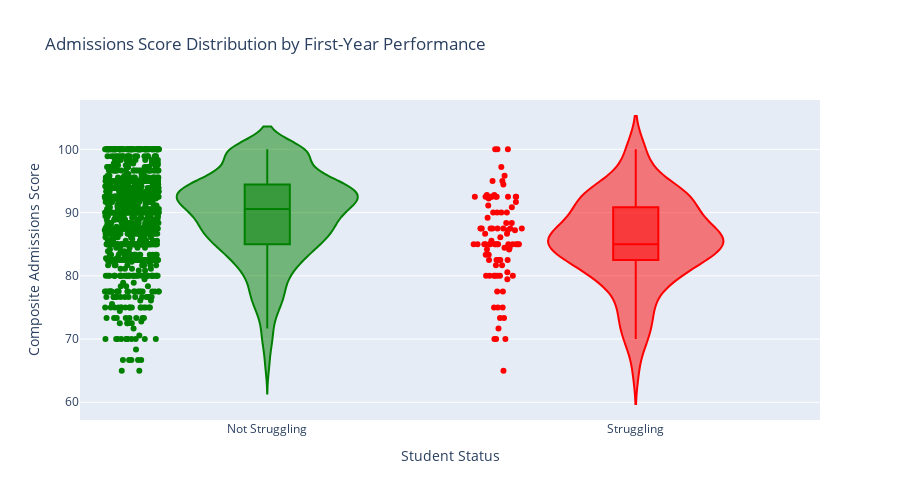

Notebook cell for this chart:
### Code cell
# Visualization 3: Admissions Scores vs First-Year Performance
fig = px.violin(
    q1_data,
    x='struggling_y1',
    y='composite_score',
    title='Admissions Score Distribution by First-Year Performance',
    labels={
        'composite_score': 'Composite Admissions Score', 
        'struggling_y1': 'Student Status'
    },
    color='struggling_y1',
    color_discrete_map={0: 'green', 1: 'red'},
    box=True,  # Add box plot inside
    points='all'  # Show all points
)
fig.update_xaxes(
    tickvals=[0, 1],
    ticktext=['Not Struggling', 'Struggling']
)
fig.update_layout(height=500, showlegend=False)
fig.show()

### Figure 1 — Plotly figure (JSON) as saved in the notebook; plotly's stock layout.template omitted (floating-point values rounded to 4 significant figures; data arrays with more than 128 entries replaced by an {"elided": "..."} marker saying what was removed)
{"data": [{"alignmentgroup": "True", "box": {"visible": true}, "hovertemplate": "Student Status=%{x}<br>Composite Admissions Score=%{y}<extra></extra>", "legendgroup": "0.0", "marker": {"color": "green"}, "name": "0.0", "offsetgroup": "0.0", "orientation": "v", "points": "all", "scalegroup": "True", "showlegend": true, "type": "violin", "x": {"elided": "1132 float values"}, "x0": " ", "xaxis": "x", "y": {"elided": "1132 float values"}, "y0": " ", "yaxis": "y"}, {"alignmentgroup": "True", "box": {"visible": true}, "hovertemplate": "Student Status=%{x}<br>Composite Admissions Score=%{y}<extra></extra>", "legendgroup": "1.0", "marker": {"color": "red"}, "name": "1.0", "offsetgroup": "1.0", "orientation": "v", "points": "all", "scalegroup": "True", "showlegend": true, "type": "violin", "x": [1.0, 1.0, 1.0, 1.0, 1.0, 1.0, 1.0, 1.0, 1.0, 1.0, 1.0, 1.0, 1.0, 1.0, 1.0, 1.0, 1.0, 1.0, 1.0, 1.0, 1.0, 1.0, 1.0, 1.0, 1.0, 1.0, 1.0, 1.0, 1.0, 1.0, 1.0, 1.0, 1.0, 1.0, 1.0, 1.0, 1.0, 1.0, 1.0, 1.0, 1.0, 1.0, 1.0, 1.0, 1.0, 1.0, 1.0, 1.0, 1.0, 1.0, 1.0, 1.0, 1.0, 1.0, 1.0, 1.0, 1.0, 1.0, 1.0, 1.0, 1.0, 1.0, 1.0, 1.0, 1.0, 1.0, 1.0, 1.0, 1.0, 1.0, 1.0, 1.0, 1.0, 1.0, 1.0, 1.0, 1.0, 1.0, 1.0, 1.0, 1.0, 1.0, 1.0, 1.0, 1.0, 1.0, 1.0, 1.0, 1.0, 1.0, 1.0, 1.0, 1.0, 1.0], "x0": " ", "xaxis": "x", "y": [82.5, 84.44, 87.5, 82.5, 86.11, 82.5, 100.0, 92.5, 90.83, 85.0, 85.0, 82.5, 88.33, 92.5, 85.0, 90.0, 85.0, 80.0, 89.17, 75.0, 87.5, 100.0, 81.67, 70.0, 77.5, 65.0, 77.5, 87.5, 84.44, 80.0, 91.11, 83.33, 84.17, 92.5, 92.5, 83.33, 95.0, 92.5, 90.0, 85.0, 87.5, 80.0, 85.0, 90.0, 80.56, 92.5, 91.67, 95.0, 95.83, 87.5, 92.78, 92.5, 80.0, 94.44, 86.67, 90.0, 70.0, 85.0, 100.0, 85.0, 85.0, 80.0, 87.5, 84.17, 70.0, 87.22, 88.33, 92.22, 80.0, 85.56, 85.0, 85.0, 79.44, 85.0, 85.0, 73.33, 92.5, 82.5, 92.5, 71.67, 97.22, 92.5, 73.33, 80.0, 75.0, 87.22, 86.67, 85.0, 75.0, 87.5, 85.0, 81.67, 87.5, 92.78], "y0": " ", "yaxis": "y"}], "layout": {"height": 500, "legend": {"title": {"text": "Student Status"}, "tracegroupgap": 0}, "showlegend": false, "title": {"text": "Admissions Score Distribution by First-Year Performance"}, "violinmode": "overlay", "xaxis": {"anchor": "y", "categoryarray": [0, 1], "categoryorder": "array", "domain": [0, 1], "ticktext": ["Not Struggling", "Struggling"], "tickvals": [0, 1], "title": {"text": "Student Status"}}, "yaxis": {"anchor": "x", "domain": [0, 1], "title": {"text": "Composite Admissions Score"}}}}
